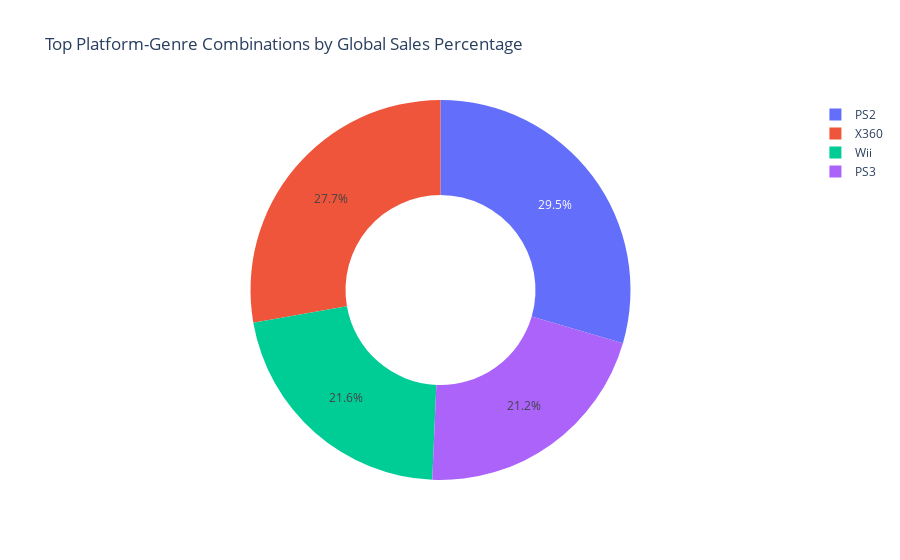

Write notebook code for a chart like this one.
### Code cell
# Assuming you have a DataFrame called 'video_games_data'
# with columns 'Platform', 'Genre', and 'Global_Sales'

# Step 1: Group and sum the global sales
platform_genre_sales = video_games_data.groupby(['platform', 'genre'])['global_sales'].sum().reset_index()

# Step 2: Calculate the total sales for percentage calculation
total_global_sales = platform_genre_sales['global_sales'].sum()

# Step 3: Calculate the percentage of each platform-genre combination
platform_genre_sales['Percentage'] = 100 * platform_genre_sales['global_sales'] / total_global_sales

# Step 4: Sort and get the top platform-genre combinations
top_platform_genre_sales = platform_genre_sales.sort_values('Percentage', ascending=False).head(10)

# Step 5: Create the donut chart
fig = px.pie(top_platform_genre_sales,
             values='Percentage',
             names='platform',
             title='Top Platform-Genre Combinations by Global Sales Percentage',
             hole=0.5)

# Display the donut chart
fig.show()

### Figure 1 — Plotly figure (JSON) as saved in the notebook; plotly's stock layout.template omitted (floating-point values rounded to 4 significant figures)
{"data": [{"domain": {"x": [0, 1], "y": [0, 1]}, "hole": 0.5, "hovertemplate": "platform=%{label}<br>Percentage=%{value}<extra></extra>", "labels": ["PS3", "Wii", "X360", "PS2", "PS2", "X360", "Wii", "PS3", "PS2", "X360"], "legendgroup": "", "name": "", "showlegend": true, "type": "pie", "values": [3.451, 3.274, 3.123, 3.065, 3.058, 2.72, 2.478, 2.198, 1.752, 1.56]}], "layout": {"autosize": true, "legend": {"tracegroupgap": 0}, "title": {"text": "Top Platform-Genre Combinations by Global Sales Percentage"}}}
